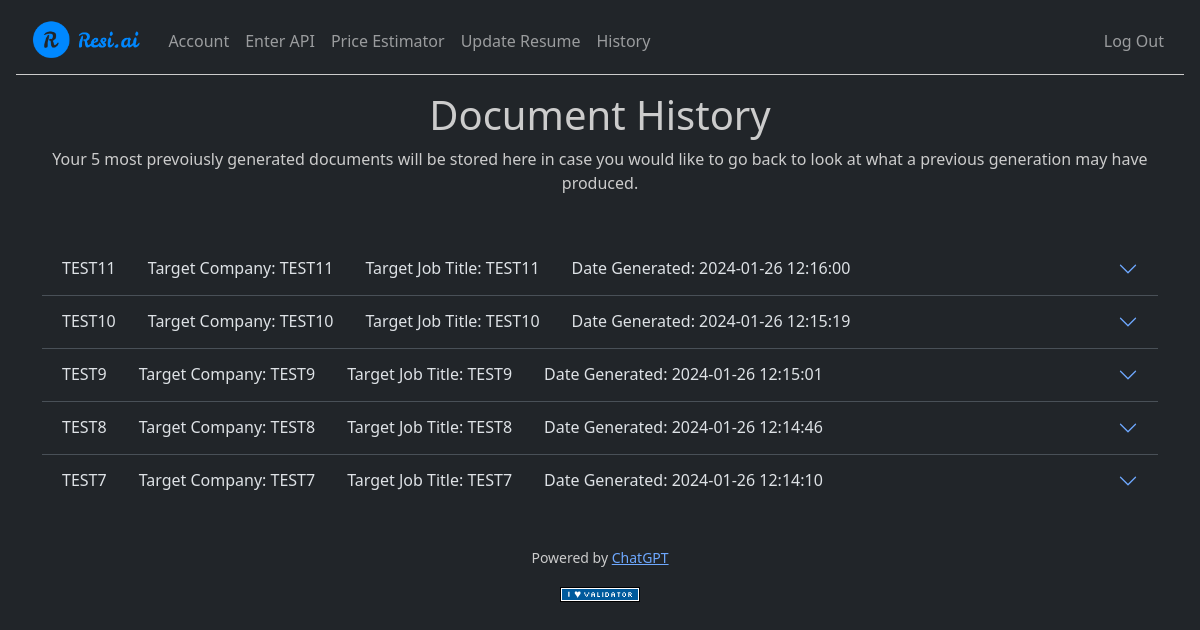
Page /history (signed in) on the earlier database version.
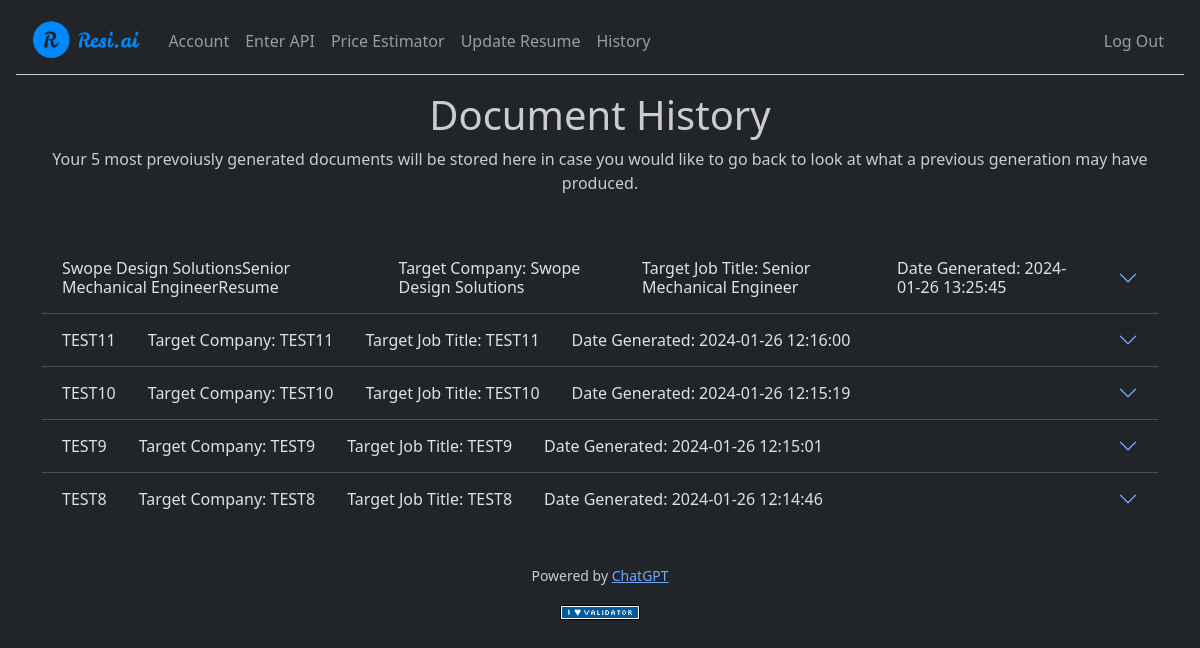
Same page on the later database version.
### tables this page shows
CREATE TABLE history (
id INTEGER PRIMARY KEY AUTOINCREMENT NOT NULL,
user_id INTEGER NOT NULL,
document_name TEXT NOT NULL,
company TEXT NOT NULL,
job_title TEXT NOT NULL,
document TEXT NOT NULL,
datetime TEXT NOT NULL,
FOREIGN KEY(user_id) REFERENCES users(id)
);

### app.py (the view)
@app.route("/history")
@login_required
def history():
    history = db.execute(
        "SELECT * FROM history WHERE user_id= ? ORDER BY datetime DESC;",
        session["user_id"]
    )
    return render_template("history.html", history=history)

### app.py (called while the page is built)
@app.after_request
def after_request(response):
    response.headers["Cache-Control"] = "no-cache, no-store, must-revalidate"
    response.headers["Expires"] = 0
    response.headers["Pragma"] = "no-cache"
    return response

### helpers.py (called while the page is built)
def login_required(f):
    @wraps(f)
    def decorated_function(*args, **kwargs):
        if session.get("user_id") is None:
            return redirect("/login")
        return f(*args, **kwargs)
    return decorated_function

### templates/history.html (shortened to what this page needs)
{% extends "layout.html" %}
{% block main %}
    <div class="mb-5">
        <h1>Document History</h1>
        <p>
            Your 5 most prevoiusly generated documents will be stored here in case you would like to go back to look at what a previous generation may have produced.
        </p>
    </div>
    <div class="accordion accordion-flush mb-4" id="accordionDocuments">
        {% for item in history %}
            <div class="accordion-item">
              <h2 class="accordion-header">
                <button class="accordion-button collapsed" type="button" data-bs-toggle="collapse" data-bs-target="#flush-collapse{{ item.id }}" aria-expanded="false" aria-controls="flush-collapse{{ item.id }}">
                  <span class="label-spacing">{{ item.document_name }}</span>
                  <span class="label-spacing">Target Company: {{ item.company }}</span>
                  <span class="label-spacing">Target Job Title: {{ item.job_title }}</span>
                  <span class="label-spacing">Date Generated: {{ item.datetime }}</span>
                </button>
              </h2>
            </div>
        {% endfor %}
    </div>
{% endblock %}

### templates/layout.html (shortened to what this page needs)
<!DOCTYPE html>
<html lang="en" data-bs-theme="dark">
    <head>
        <link href="https://cdn.jsdelivr.net/npm/bootstrap@5.3.2/dist/css/bootstrap.min.css" rel="stylesheet">
        <link href="/static/styles.css" rel="stylesheet">
    </head>
    <body>
        <nav class="navbar navbar-expand-md bg-dark" data-bs-theme="dark">
            <div class="container-fluid">
                <a class="navbar-brand" href="/">
                    <img src="../static/faviconio-logo/logo-header.png" alt="Resi.ai Logo">
                </a>
                <div class="collapse navbar-collapse" id="navbar">
                    {% if session["user_id"] %}
                        <ul class="navbar-nav me-auto mt-2">
                            <li class="nav-item"><a class="nav-link" href="/account">Account</a></li>
                            <li class="nav-item"><a class="nav-link" href="/api_key">Enter API</a></li>
                            <li class="nav-item"><a class="nav-link" href="/price_estimator">Price Estimator</a></li>
                            <li class="nav-item"><a class="nav-link" href="/">Update Resume</a></li>
                            <li class="nav-item"><a class="nav-link" href="/history">History</a></li>
                        </ul>
                        <ul class="navbar-nav ms-auto mt-2">
                            <li class="nav-item"><a class="nav-link" href="/logout">Log Out</a></li>
                        </ul>
                    {% else %}
                        <ul class="navbar-nav ms-auto mt-2">
                            <li class="nav-item"><a class="nav-link" href="/about">About</a></li>
                            <li class="nav-item"><a class="nav-link" href="/register">Register</a></li>
                            <li class="nav-item"><a class="nav-link" href="/login">Log In</a></li>
                        </ul>
                    {% endif %}
                </div>
            </div>
        </nav>
        <main class="container py-3 text-center">
            {% block main %}{% endblock %}
        </main>
        <footer class="mb-5">
            <p class="mb-3 small text-center">
                Powered by <a href="https://openai.com/chatgpt">ChatGPT</a>
            </p>
            <form action="https://validator.w3.org/check" class="text-center" enctype="multipart/form-data" method="post" target="_blank">
                <input alt="Validate" src="/static/I_heart_validator.png" type="image">
            </form>
        </footer>
    </body>
</html>

### static/styles.css (style rules this page uses)
nav .navbar-brand { font-size: xx-large; }
.navbar { border-bottom: 1px solid #ccc; margin-left: 1rem; margin-right: 1rem; }
.navbar-brand img { border-radius: 5px; height: 2.5rem; width: auto; }
h1, p { color: #ccc; }
.label-spacing { margin-right: 2rem; }

Differences in the rows shown:
removed history: document_name "TEST7", company "TEST7", job_title "TEST7", datetime "2024-01-26 12:14:10"
added history: document_name "Swope Design SolutionsSenior Mechanical EngineerResume", company "Swope Design Solutions", job_title "Senior Mechanical Engineer", datetime "2024-01-26 13:25:45"
